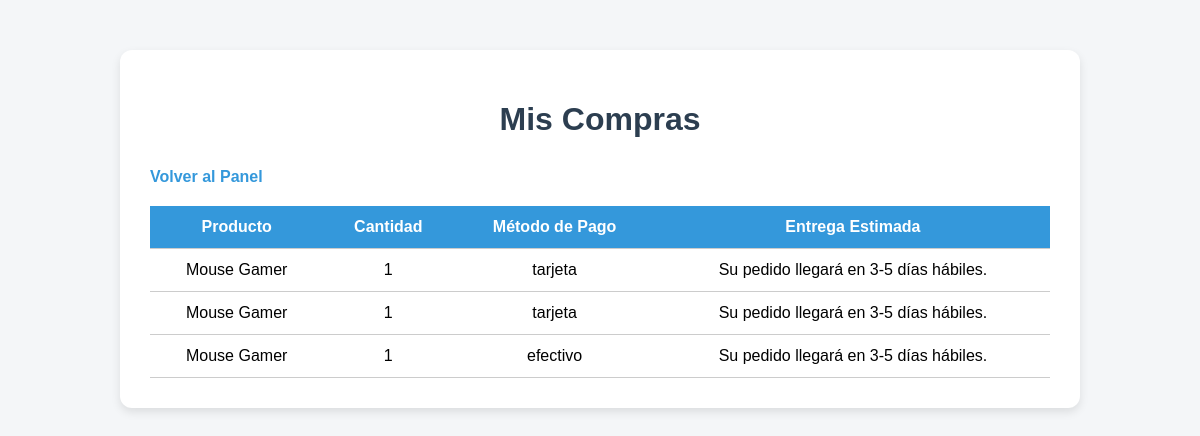
Page /mis_compras.php on the committed database.
### tables this page shows
CREATE TABLE `compras` (
  `id` int(11) NOT NULL,
  `id_cliente` int(11) DEFAULT NULL,
  `id_producto` int(11) DEFAULT NULL,
  `cantidad` int(11) DEFAULT NULL,
  `fecha_compra` timestamp NOT NULL DEFAULT current_timestamp(),
  `tiempo_entrega` varchar(255) DEFAULT NULL,
  `estado` enum('pendiente','completada') DEFAULT 'pendiente',
  `metodo_pago` enum('efectivo','tarjeta') NOT NULL
);

CREATE TABLE `productos_proveedor` (
  `id` int(11) NOT NULL,
  `proveedor` varchar(100) DEFAULT NULL,
  `nombre` varchar(100) DEFAULT NULL,
  `descripcion` text DEFAULT NULL,
  `precio` decimal(10,2) DEFAULT NULL,
  `stock` int(11) DEFAULT NULL,
  `proveedor_id` int(11) DEFAULT NULL,
  `id_producto` int(11) NOT NULL
);

### mis_compras.php (the view, shortened to what this page needs)
<?php
require 'conexion.php';
$id_cliente = $_SESSION['id_cliente'] ?? 1;
$sql = "SELECT c.*, p.nombre AS nombre_producto
        FROM compras c
        INNER JOIN productos_proveedor p ON c.id_producto = p.id
        WHERE c.id_cliente = '$id_cliente'
        ORDER BY c.id DESC";
$result = $conn->query($sql);
?>
<!DOCTYPE html>
<html lang="es">
<head>
    <link rel="stylesheet" href="mis_compras.css">
</head>
<body>
    <div class="container">
        <h1>Mis Compras</h1>
        <a href="cliente.php">Volver al Panel</a>
        <?php if ($result->num_rows > 0): ?>
            <table>
                <thead>
                    <tr>
                        <th>Producto</th>
                        <th>Cantidad</th>
                        <th>Método de Pago</th>
                        <th>Entrega Estimada</th>
                    </tr>
                </thead>
                <tbody>
                    <?php while ($row = $result->fetch_assoc()): ?>
                        <tr>
                            <td><?= $row['nombre_producto'] ?></td>
                            <td><?= $row['cantidad'] ?></td>
                            <td><?= $row['metodo_pago'] ?></td>
                            <td><?= $row['tiempo_entrega'] ?></td>
                        </tr>
                    <?php endwhile; ?>
                </tbody>
            </table>
        <?php else: ?>
            <p>No has realizado ninguna compra aún.</p>
        <?php endif; ?>
    </div>
</body>
</html>

### mis_compras.css (style rules this page uses)
body { font-family: Arial, sans-serif; background-color: #f4f6f8; margin: 0; padding: 0; }
.container { width: 90%; max-width: 900px; margin: 50px auto; background-color: #fff; border-radius: 12px; padding: 30px; box-shadow: 0 4px 10px rgba(0, 0, 0, 0.1); }
h1 { color: #2c3e50; text-align: center; margin-bottom: 30px; }
a { display: inline-block; margin-bottom: 20px; color: #3498db; text-decoration: none; font-weight: bold; }
table { width: 100%; border-collapse: collapse; }
thead { background-color: #3498db; color: white; }
th, td { padding: 12px 15px; text-align: center; border-bottom: 1px solid #ccc; }

### rows in the picture
compras: productos_proveedor.nombre "Mouse Gamer", cantidad "1", metodo_pago "tarjeta", tiempo_entrega "Su pedido llegará en 3-5 días hábiles."
compras: productos_proveedor.nombre "Mouse Gamer", cantidad "1", metodo_pago "tarjeta", tiempo_entrega "Su pedido llegará en 3-5 días hábiles."
compras: productos_proveedor.nombre "Mouse Gamer", cantidad "1", metodo_pago "efectivo", tiempo_entrega "Su pedido llegará en 3-5 días hábiles."
